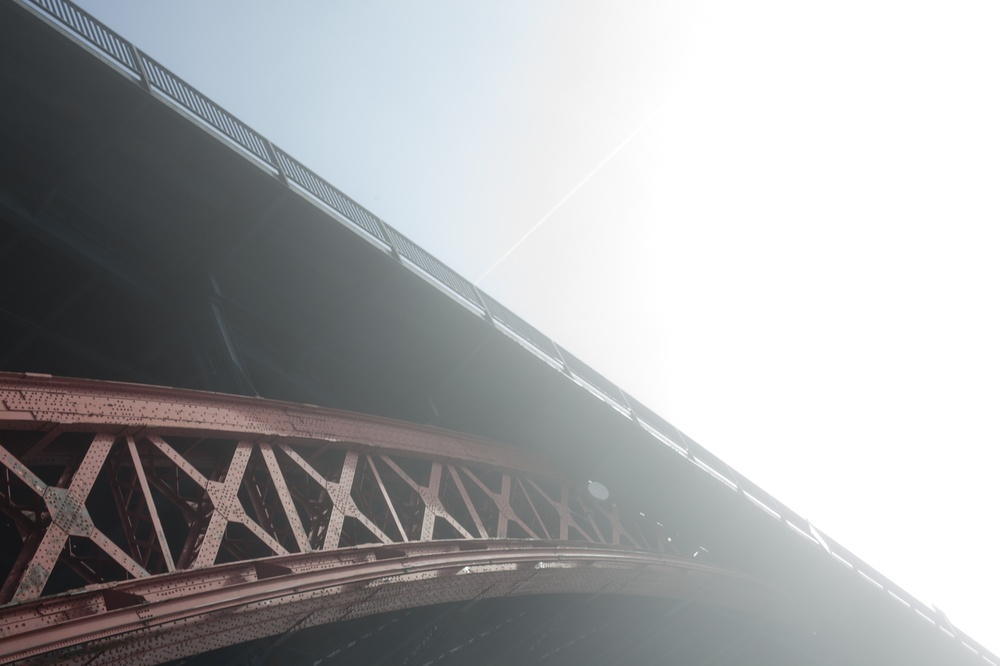
//> input picture IMG_2592.jpg, 1000 x 666 px, shrunk from 2000 x 1333 before the run
$ ./canny ../IMG_2592.jpg   (built with g++ and OpenCV 4)
//> lines starting //> are read from the running program, lines starting //| are printed output that depends on the picture
//> further down, src is the input picture: 666 rows x 1000 cols, CV_8UC3; mean B, G, R 168.7, 167.1, 166.3
#include <opencv2/opencv.hpp>
#include <stdlib.h>
#include <stdio.h>

using namespace cv;

/// Global variables

Mat src, src_gray;
Mat dst, detected_edges;

int edgeThresh = 1;
int lowThreshold;
int const max_lowThreshold = 100;
int ratio = 3;
int kernel_size = 3;
const char* window_name = "Edge Map";

/**
 * @function CannyThreshold
 * @brief Trackbar callback - Canny thresholds input with a ratio 1:3
 */
void CannyThreshold(int, void*)
{
  /// Reduce noise with a kernel 3x3
  blur( src_gray, detected_edges, Size(3,3) );
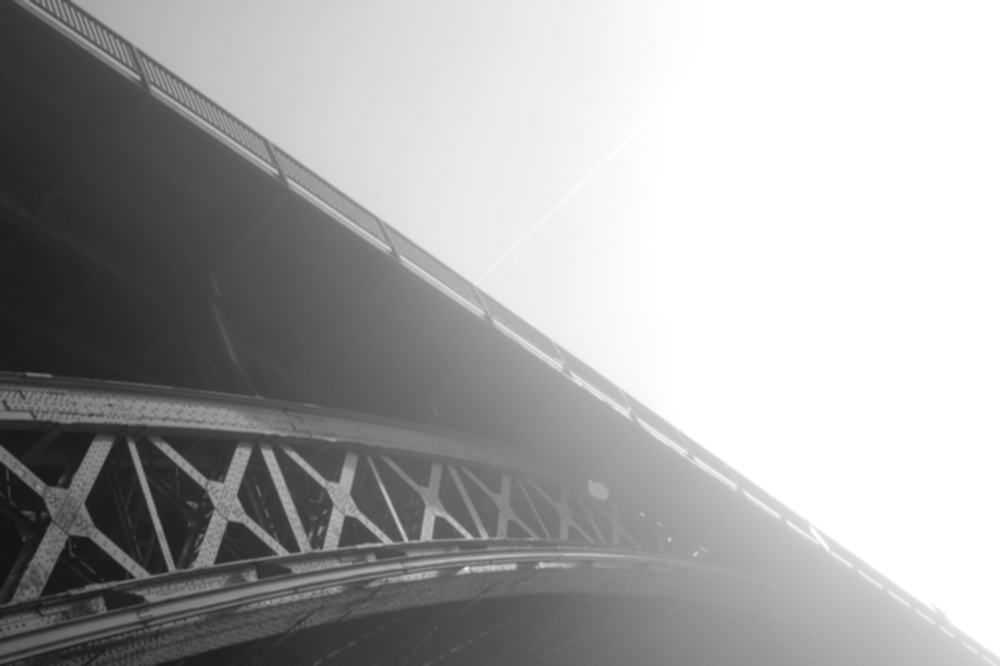
//> detected_edges: 666 rows x 1000 cols, CV_8UC1; min 19, max 255, mean 167.1

  /// Canny detector
  Canny( detected_edges, detected_edges, lowThreshold, lowThreshold*ratio, kernel_size );
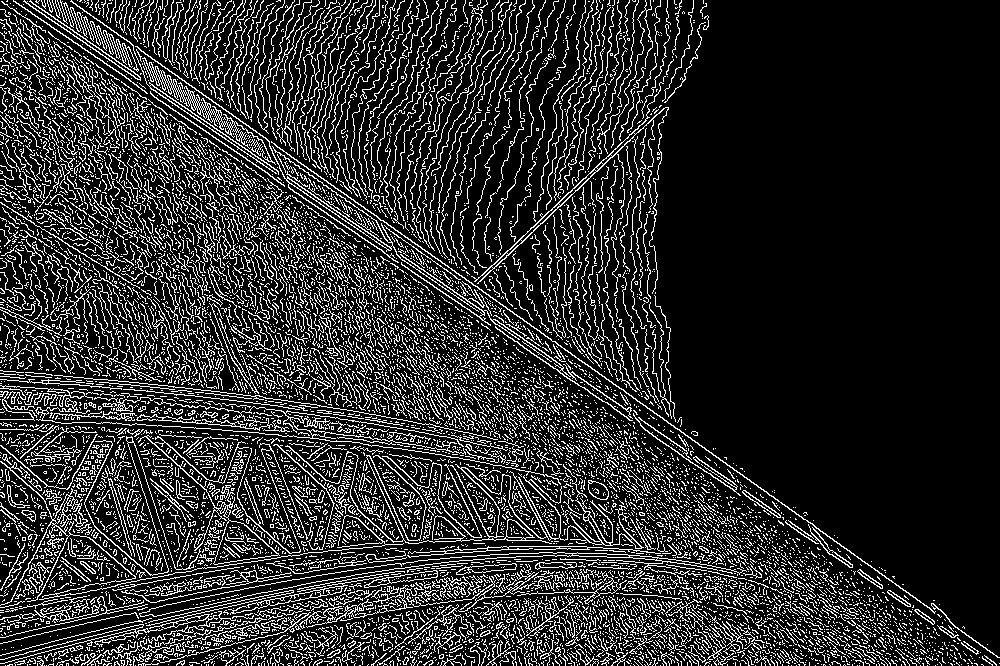
//> detected_edges: 666 rows x 1000 cols, CV_8UC1; 17% white in thin lines or dots

  /// Using Canny's output as a mask, we display our result
  dst = Scalar::all(0);

  src.copyTo( dst, detected_edges);
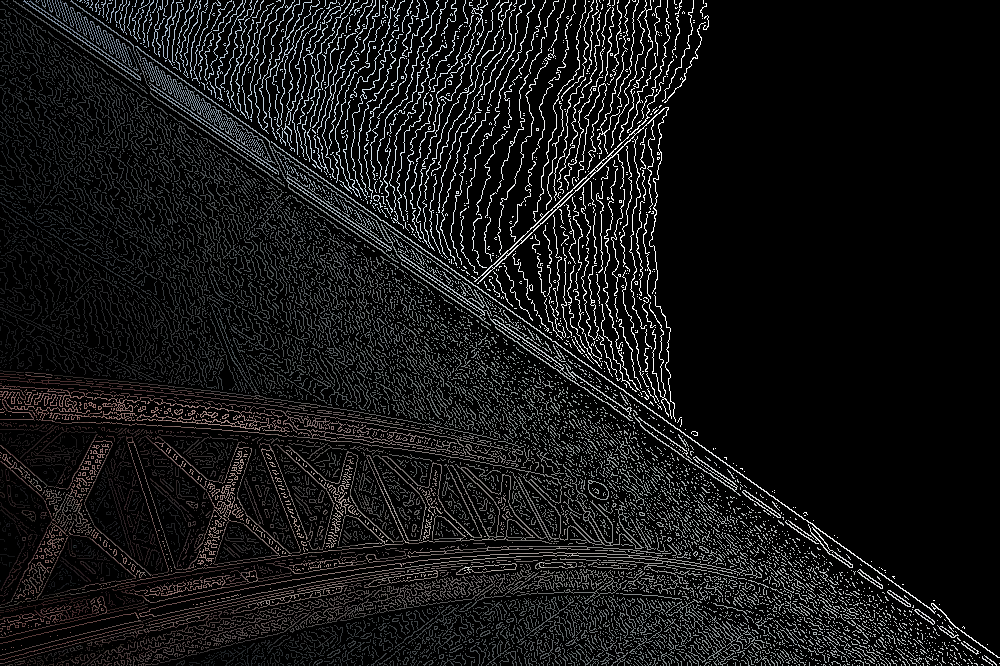
//> dst: 666 rows x 1000 cols, CV_8UC3; mean B, G, R 21.9, 21.6, 21.5
  imshow( window_name, dst );
 }


/** @function main */
int main( int argc, char** argv )
{
  /// Load an image
  src = imread( argv[1] );

  if( !src.data )
  { return -1; }

  /// Create a matrix of the same type and size as src (for dst)
  dst.create( src.size(), src.type() );

  /// Convert the image to grayscale
  /* cvtColor( src, src_gray, CV_BGR2GRAY ); */
  cvtColor( src, src_gray, COLOR_BGR2GRAY ); // OCV 3.0

  /// Create a window
  /* namedWindow( window_name, CV_WINDOW_AUTOSIZE ); */
  namedWindow( window_name, WINDOW_AUTOSIZE ); // OCV 3.0

  /// Create a Trackbar for user to enter threshold
  createTrackbar( "Min Threshold:", window_name, &lowThreshold, max_lowThreshold, CannyThreshold );

  /// Show the image
  CannyThreshold(0, 0);

  /// Wait until user exit program by pressing a key
  waitKey(0);

  return 0;
  }
